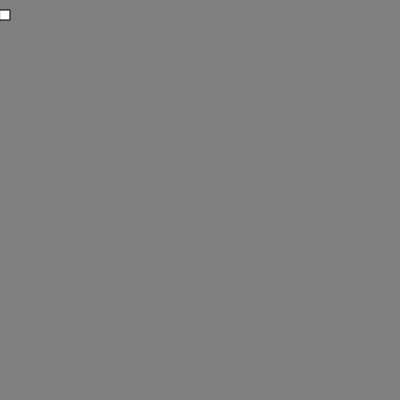
Frame 1 (no input)
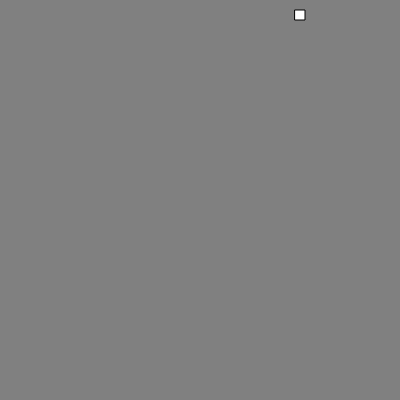
Frame 60 (no input)
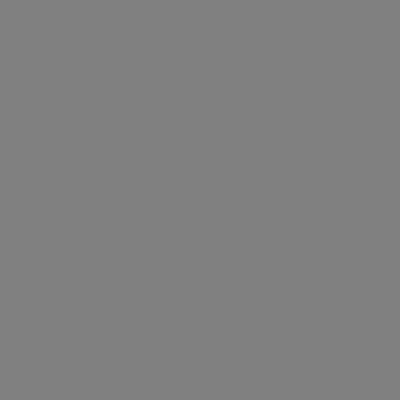
Frame 120 (the mouse pressed at the canvas centre since frame 60)

The p5.js sketch that drew these frames (run headless with seeded random() and noise() and a simulated clock; from frame 60 on, the mouse is pressed at the canvas centre):

// p5.js sketch
// ── sketch.js
var x = 0 ;

function setup() {
  // put setup code here
  createCanvas(400, 400) ;
}

function draw() {
  // put drawing code here
  background ('gray') ;
  rect(x, 10, 10, 10) ;
  x = x + 5 ;
}
